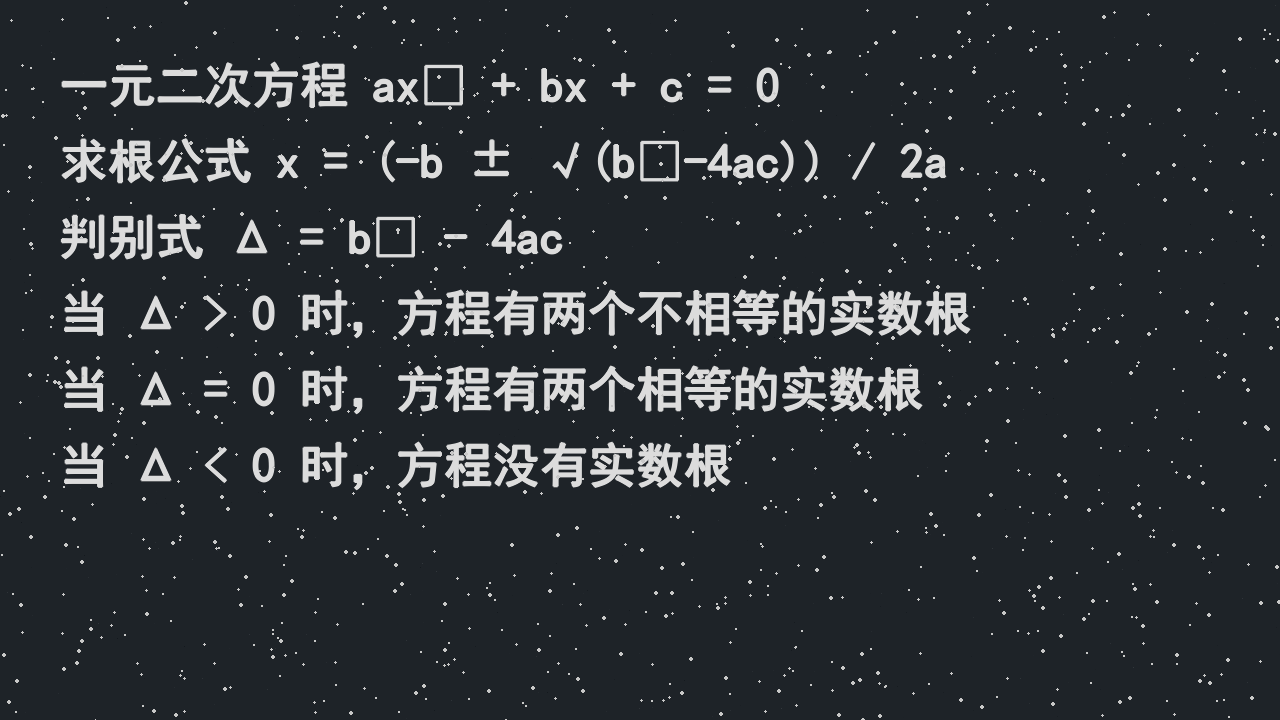
#> input picture solutions/albassist-pc-reading/tests/manual_ocr_evaluation/test_samples/chalkboard_hd.png, 1280 x 720 px
$ python -i deskew.py   (imports and definitions only)
#> lines starting #> are read from the running program, lines starting #| are printed output that depends on the picture; after the words box and inside, x2 and y2 are one past the last pixel; in counts of white or black regions, pixels touching at a corner belong together
"""倾斜/透视校正适配器（P1）。

用 OpenCV 轮廓/霍夫直线检测纸面倾斜并透视变换校正。
保留原图可返回，不宣称对任意曲面课本有效。
"""

from __future__ import annotations

from typing import Any

import cv2
import numpy as np


class DeskewCorrector:
    """倾斜校正适配器。"""

    def __init__(self) -> None:
        self._original: np.ndarray[Any, Any] | None = None

    # [32 lines left out: function detect_and_correct, not called in this run]

    def restore_original(self) -> np.ndarray[Any, Any] | None:
        """恢复原始倾斜画面。"""
        return self._original

    def detect_perspective(self, image: np.ndarray[Any, Any]) -> np.ndarray[Any, Any] | None:
        """检测四角并进行透视校正。

        返回校正后图像或 None（未检测到四角时）。
        """
        gray = cv2.cvtColor(image, cv2.COLOR_RGB2GRAY) if len(image.shape) == 3 else image
        blur = cv2.GaussianBlur(gray, (5, 5), 0)
        edges = cv2.Canny(blur, 50, 150)
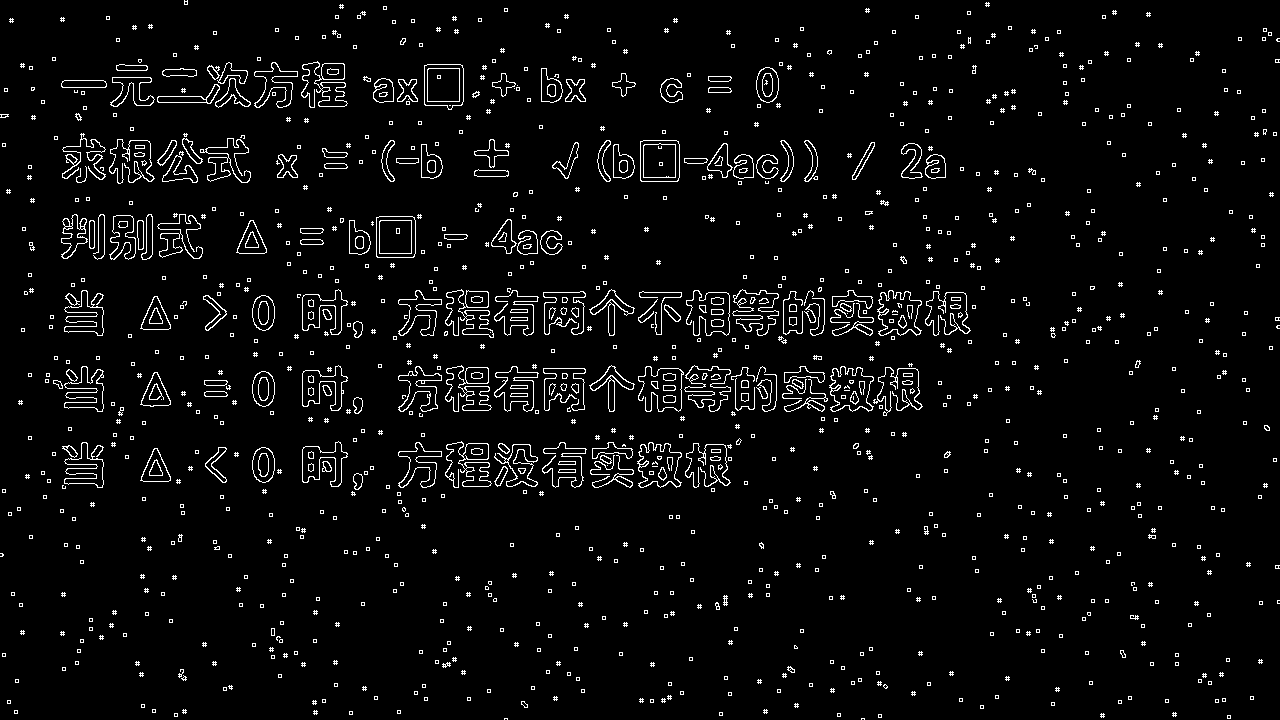
#> edges: shape (720, 1280); 4.1% white in thin lines or dots

        contours, _ = cv2.findContours(edges, cv2.RETR_EXTERNAL, cv2.CHAIN_APPROX_SIMPLE)
#> contours = 1132 contours, 956 with area under 20; largest, box (x1, y1, x2, y2) and area: (424, 64, 464, 110) 1605, (376, 216, 416, 258) 1587, (640, 140, 680, 182) 1587, (829, 366, 874, 412) 1398, (637, 442, 682, 488) 1391
        if not contours:
            return None

        largest = max(contours, key=cv2.contourArea)
#> largest = contour of 24 points, box (x1, y1, x2, y2) (424, 64, 464, 110), area 1605
        epsilon = 0.02 * cv2.arcLength(largest, True)
#> epsilon = 3.24
        approx = cv2.approxPolyDP(largest, epsilon, True)
#> approx = [[424, 65], [424, 104], [446, 105], [448, 109], [461, 105], [462, 65]]

        if len(approx) != 4:
            return None

        pts = approx.reshape(4, 2).astype(np.float32)
        rect = self._order_points(pts)
        (tl, tr, br, bl) = rect

        width_a = np.sqrt(((br[0] - bl[0]) ** 2) + ((br[1] - bl[1]) ** 2))
        width_b = np.sqrt(((tr[0] - tl[0]) ** 2) + ((tr[1] - tl[1]) ** 2))
        max_width = max(int(width_a), int(width_b))

        height_a = np.sqrt(((tr[0] - br[0]) ** 2) + ((tr[1] - br[1]) ** 2))
        height_b = np.sqrt(((tl[0] - bl[0]) ** 2) + ((tl[1] - bl[1]) ** 2))
        max_height = max(int(height_a), int(height_b))

        dst = np.array(
            [
                [0, 0],
                [max_width - 1, 0],
                [max_width - 1, max_height - 1],
                [0, max_height - 1],
            ],
            dtype=np.float32,
        )

        matrix = cv2.getPerspectiveTransform(rect, dst)
        return cv2.warpPerspective(image, matrix, (max_width, max_height))

    # [10 lines left out: function _order_points, not called in this run]

>>> import cv2
>>> picture = cv2.cvtColor(cv2.imread('../../../tests/manual_ocr_evaluation/test_samples/chalkboard_hd.png'), cv2.COLOR_BGR2RGB)
>>> result = DeskewCorrector().detect_perspective(picture)

$ run again, on solutions/albassist-pc-reading/tests/manual_ocr_evaluation/test_samples/chalkboard_lowres.png
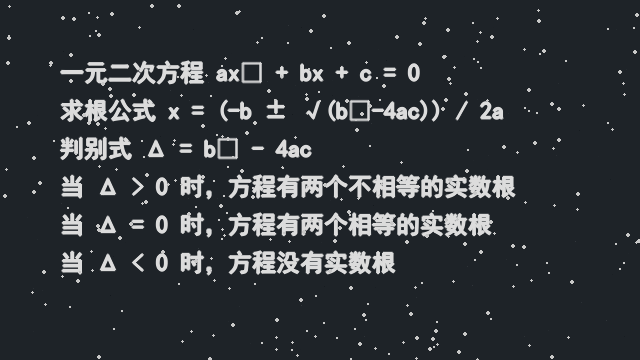
#> input picture solutions/albassist-pc-reading/tests/manual_ocr_evaluation/test_samples/chalkboard_lowres.png, 640 x 360 px
#> in detect_perspective, `blur = cv2.GaussianBlur(gray, (5, 5), 0)`:
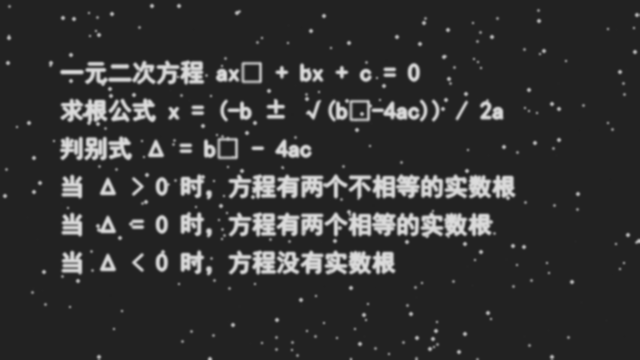
#> blur: shape (360, 640); min 33, max 220, mean 51.8
#> in detect_perspective, `edges = cv2.Canny(blur, 50, 150)`:
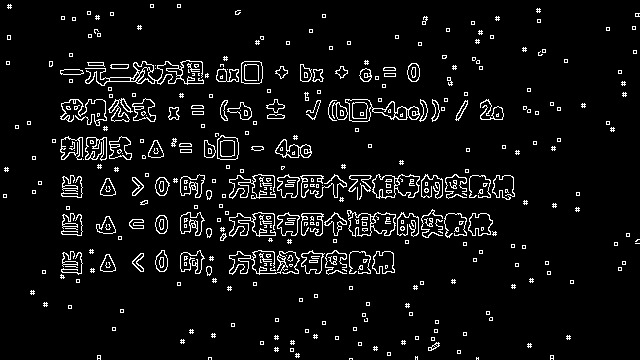
#> edges: shape (360, 640); 5.9% white in thin lines or dots
#> contours = 372 contours, 289 with area under 20; largest, box (x1, y1, x2, y2) and area: (345, 99, 420, 122) 878, (372, 174, 420, 199) 846, (347, 210, 396, 237) 830, (85, 60, 204, 86) 794, (217, 135, 239, 160) 452
#> largest = contour of 96 points, box (x1, y1, x2, y2) (345, 99, 420, 122), area 878
#> epsilon = 5.02
#> approx = contour of 14 points, box (x1, y1, x2, y2) (345, 99, 420, 122), area 857
